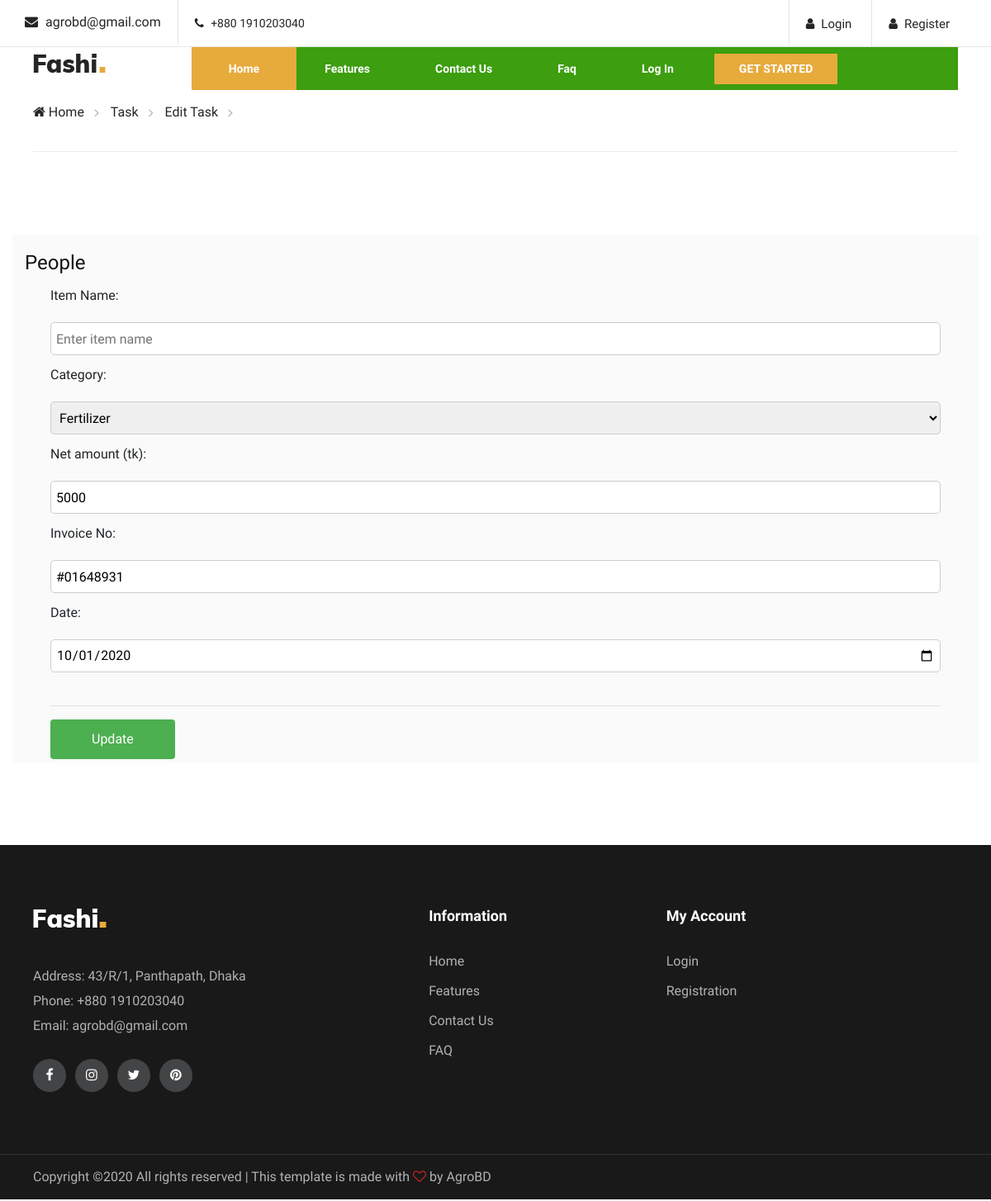
The app's page /expences_edit.php?edit=1 with its own data.
### tables this page shows
CREATE TABLE `expences` (
  `e_id` int(11) NOT NULL,
  `item_name` varchar(30) NOT NULL,
  `category` varchar(20) NOT NULL,
  `net_amount` int(11) NOT NULL,
  `invoice_no` varchar(20) NOT NULL,
  `date` date NOT NULL,
  `cropProduction_id` int(11) NOT NULL,
  `uid` int(11) NOT NULL,
  `created_date` timestamp NOT NULL DEFAULT current_timestamp() ON UPDATE current_timestamp()
);

### expences_edit.php (the view, shortened to what this page needs)
<?php include'includes/head.php';
include'includes/navbar.php';
$conn = connect();
if (isset($_GET['edit'])){
    $id = $_GET['edit'];
    $sql= "SELECT * FROM expences WHERE e_id=$id";
    $result = $conn->query($sql);
    $row = $result-> fetch_assoc();
    $iname = $row['iname'];
    $net_amount = $row['net_amount'];
    $invoice_no = $row['invoice_no'];
    $date = $row['date'];
}
?>
</head>
<body>
    <div class="breacrumb-section">
        <div class="container">
            <div class="row">
                <div class="col-lg-12">
                    <div class="breadcrumb-text">
                        <a href="index"><i class="fa fa-home"></i> Home</a>
                        <a href="expences">Task</a>
                        <a href="expences_edit"> Edit Task</a>
                    </div>
                </div>
            </div>
        </div>
    </div>
    <section class="homenav">
        <div class="container production_box">
            <h4>People</h4>
            <div class="modal-body">
                <div class="container">
                    <form onsubmit="return nullcheck();" method="POST">
                        <div>
                            <label for="iname">Item Name:</label><br>
                            <input type="text" id="iname" name="iname" placeholder="Enter item name"
                                value="<?=$iname; ?>" oninput="ontype();">
                        </div>
                        <div>
                            <label for="category">Category:</label><br>
                            <select id="category" name="category">
                                <option value="fertilizer"
                                    <?php if ($row["category"]=='fertilizer'){echo "selected";}?>>Fertilizer</option>
                            </select>
                        </div>
                        <div>
                        <div>
                            <label for="net_amount">Net amount (tk):</label><br>
                            <input type="text" id="net_amount" name="net_amount" value="<?=$net_amount; ?>"
                                placeholder="Enter net amount">
                        </div>
                        <div>
                            <label for="invoice_no">Invoice No:</label><br>
                            <input type="text" id="invoice_no" name="invoice_no" value="<?=$invoice_no; ?>"
                                placeholder="Enter invoice number">
                        </div>
                        <div>
                            <label for="date">Date:</label><br>
                            <input type="date" id="date" name="date" value="<?=$date; ?>">
                        </div>
                        <br>
                        <hr>
                        <div class="sub"><input type="submit" value="Update" name="update"></div>
                    </form>
                </div>
            </div>
        </div>
    </section>
    <?php include'includes/footer.php';?>
</body>
</html>

### css/style.css (style rules this page uses)
html, body { height: 100%; font-family: "Muli", sans-serif; -webkit-font-smoothing: antialiased; -moz-font-smoothing: antialiased; }
h1, h2, h3, h4, h5, h6 { margin: 0; color: #111111; font-weight: 400; font-family: "Muli", sans-serif; }
h4 { font-size: 24px; }
* { box-sizing: border-box; }
.homenav { padding-top: 100px; padding-bottom: 100px; }
.breadcrumb-text { border-bottom: 1px solid #ebebeb; padding: 15px 0; }
.breadcrumb-text a { display: inline-block; font-size: 16px; color: #252525; margin-right: 28px; position: relative; }
.breadcrumb-text a:after { position: absolute; right: -18px; top: 0px; content: ""; font-family: "FontAwesome"; font-size: 16px; color: #b2b2b2; }
.production_box { background-color: #FAFAFA; padding-top: 20px; padding-bottom: 50px; }
.modal-body { padding: 2px 16px; }
input[type=text], select { width: 100%; height: 40px; padding: 6px; border: 1px solid #ccc; border-radius: 5px; box-sizing: border-box; resize: vertical; }
input[type=date] { width: 100%; height: 40px; padding: 6px; border: 1px solid #ccc; border-radius: 5px; box-sizing: border-box; resize: vertical; }
label { padding: 12px 12px 12px 0; display: inline-block; }
input[type=submit], [type=reset] { background-color: #4CAF50; color: white; padding: 12px 50px; border: none; border-radius: 4px; cursor: pointer; float: left; }
.sub input[type=submit] { margin-right: 30px; margin-bottom: 10px; }
.fin_body_box img, p, a { padding-bottom: 20px; }
.row { margin: 0 -5px; }
.row:after { content: ""; display: table; clear: both; }
@media only screen and (min-width: 1200px) { .container { max-width: 1170px; } }

### records on screen
expences: category "Fertilizer", net_amount "5000", invoice_no "#01648931", date "10/01/2020"
